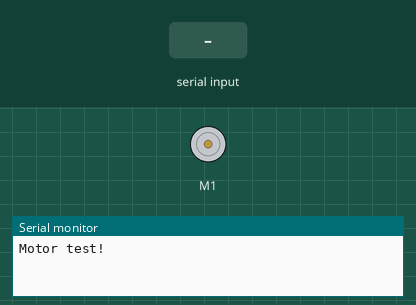
Recording of a sketch running on a simulated Arduino Uno, built with avr-gcc and run on an emulated ATmega328P. On the bench: DC motor (green arrow = forward, orange = backward, longer = faster), the last lines printed to the serial monitor. Inputs (shaded band) come from the test bench.

Above: at 1.2 s.
1.3 s: "90,45\n" received over Serial
At 2.0 s:
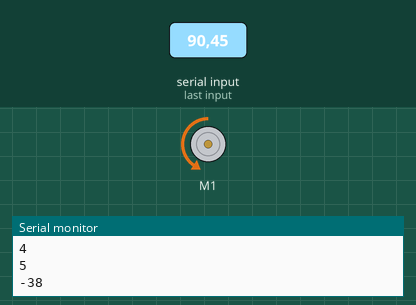
2.8 s: byte 5 (5) received over Serial
At 4.0 s:
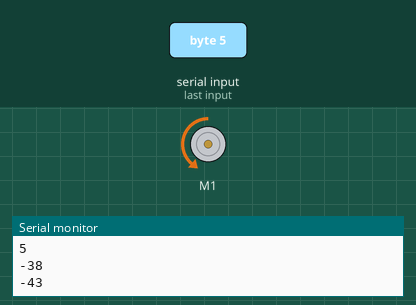
4.3 s: "200\n" received over Serial
At 5.4 s:
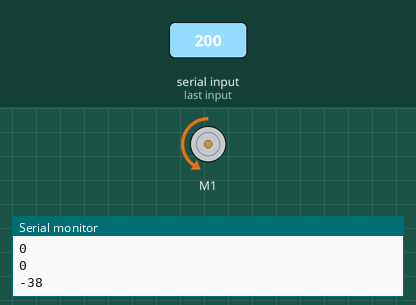
Timing chart, 0 to 7.3 s (numbered marks = the images above; inputs shaded):
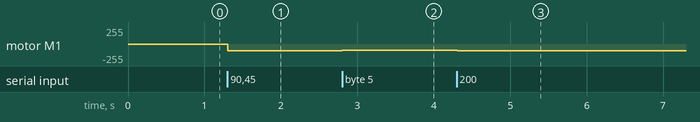

The sketch:

b_motorShield.ino
```cpp
#include <AFMotor.h>

AF_DCMotor motor(1);
int incomingByte = 0;   // for incoming serial data

void setup() {
  Serial.begin(9600);     // opens serial port, sets data rate to 9600 bps
  Serial.println("Motor test!");

  // turn on motor
  motor.setSpeed(200);

  motor.run(RELEASE);
}

void loop() {
     // send data only when you receive data:
     if (Serial.available() > 0) {
           // read the incoming byte:
           incomingByte = Serial.read();
           incomingByte = incomingByte - 48;
           Serial.println(incomingByte);
           if (incomingByte < 5)
           {
              motor.run(BACKWARD);
              motor.setSpeed((5 - incomingByte) * 50);
           }
           if (incomingByte == 5)
           {
              motor.run(RELEASE);
           }
           if (incomingByte > 5)
           {
              motor.run(FORWARD);
              motor.setSpeed((incomingByte - 5) * 50);
           }
     }
}
```

Measured:
- after the input at 1.3 s, motor M1: stopped → backward 102/255 at once
- after the input at 2.8 s, motor M1: backward 102/255 → backward 96/255 at once
- after the input at 4.3 s, motor M1: backward 96/255 → backward 102/255 at once
